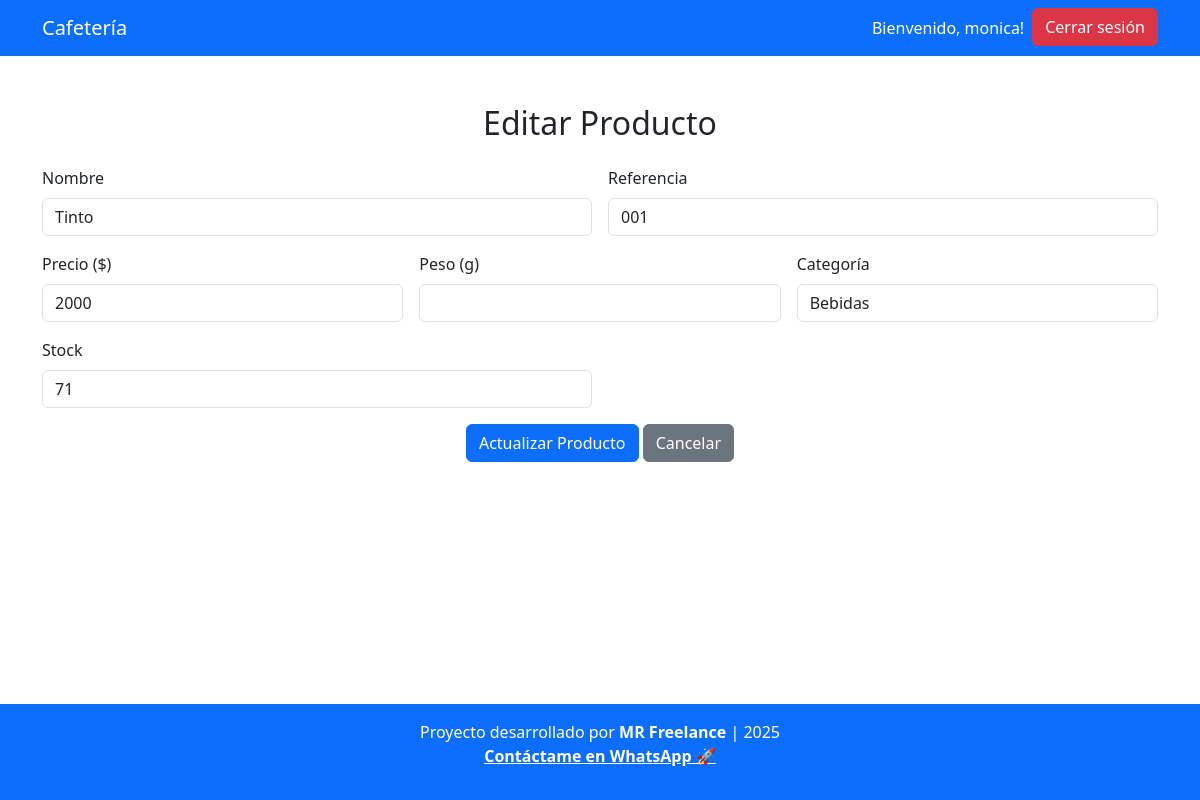
Screenshot of /productos/editar.php?id=2 (signed in) with the database file from the repository.
### tables this page shows
CREATE TABLE `productos` (
  `id` int(11) NOT NULL,
  `nombre` varchar(100) NOT NULL,
  `referencia` varchar(50) NOT NULL,
  `precio` int(11) NOT NULL,
  `peso` decimal(10,2) NOT NULL,
  `categoria` varchar(50) NOT NULL,
  `stock` int(11) NOT NULL,
  `fecha_creacion` date NOT NULL
);

### productos/editar.php (the view, shortened to what this page needs)
<?php
require_once '../includes/auth.php';
require_once '../includes/header.php';
$id = $_GET['id'] ?? null;
$stmt = $pdo->prepare("SELECT * FROM productos WHERE id = ?");
$stmt->execute([$id]);
$producto = $stmt->fetch();
?>
<!DOCTYPE html>
<html lang="es">
<head>
    <link href="https://cdn.jsdelivr.net/npm/bootstrap@5.3.3/dist/css/bootstrap.min.css" rel="stylesheet">
</head>
<body>
<div class="container mt-5">
    <h2 class="mb-4 text-center">Editar Producto</h2>
    <form method="POST" class="row g-3">
        <div class="col-md-6">
            <label class="form-label">Nombre</label>
            <input type="text" name="nombre" class="form-control" value="<?= htmlspecialchars($producto['nombre']) ?>" required>
        </div>
        <div class="col-md-6">
            <label class="form-label">Referencia</label>
            <input type="text" name="referencia" class="form-control" value="<?= htmlspecialchars($producto['referencia']) ?>" required>
        </div>
        <div class="col-md-4">
            <label class="form-label">Precio ($)</label>
            <input type="number" name="precio" class="form-control" value="<?= $producto['precio'] ?>" required>
        </div>
        <div class="col-md-4">
            <label class="form-label">Peso (g)</label>
            <input type="number" name="peso" class="form-control" step="0.01" required>
        </div>
        <div class="col-md-4">
            <label class="form-label">Categoría</label>
            <input type="text" name="categoria" class="form-control" value="<?= htmlspecialchars($producto['categoria']) ?>" required>
        </div>
        <div class="col-md-6">
            <label class="form-label">Stock</label>
            <input type="number" name="stock" class="form-control" value="<?= $producto['stock'] ?>" required>
        </div>
        <div class="col-12 text-center">
            <button type="submit" class="btn btn-primary">Actualizar Producto</button>
            <a href="listar.php" class="btn btn-secondary">Cancelar</a>
        </div>
    </form>
</div>
<?php require_once '../includes/footer.php'; ?>
</body>
</html>

### rows the page displays
productos: nombre "Tinto", referencia "001", precio "2000", categoria "Bebidas", stock "71"

### other values shown
$_SESSION['usuario'] "monica"
